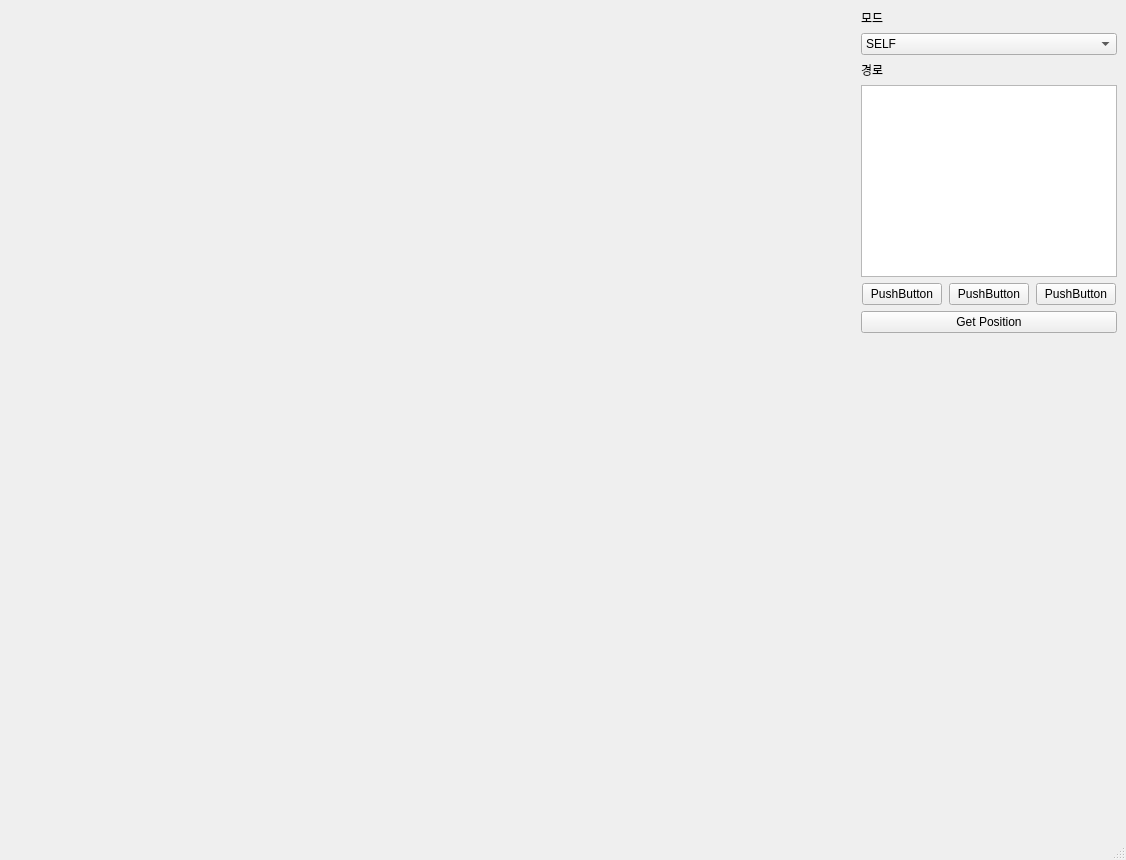
<?xml version="1.0" encoding="UTF-8"?>
<ui version="4.0">
 <class>MainWindow</class>
 <widget class="QMainWindow" name="MainWindow">
  <property name="geometry">
   <rect>
    <x>0</x>
    <y>0</y>
    <width>1126</width>
    <height>860</height>
   </rect>
  </property>
  <property name="windowTitle">
   <string>MainWindow</string>
  </property>
  <widget class="QWidget" name="centralwidget">
   <layout class="QGridLayout" name="gridLayout">
    <item row="0" column="0">
     <layout class="QHBoxLayout" name="Outer_Layout" stretch="8,2">
      <item>
       <layout class="QVBoxLayout" name="Folium"/>
      </item>
      <item>
       <layout class="QVBoxLayout" name="verticalLayout_2">
        <item>
         <widget class="QLabel" name="label">
          <property name="sizePolicy">
           <sizepolicy hsizetype="Preferred" vsizetype="Fixed">
            <horstretch>0</horstretch>
            <verstretch>0</verstretch>
           </sizepolicy>
          </property>
          <property name="text">
           <string>모드</string>
          </property>
         </widget>
        </item>
        <item>
         <widget class="QComboBox" name="comboBox">
          <item>
           <property name="text">
            <string>SELF</string>
           </property>
          </item>
          <item>
           <property name="text">
            <string>AUTO</string>
           </property>
          </item>
         </widget>
        </item>
        <item>
         <widget class="QLabel" name="label_2">
          <property name="sizePolicy">
           <sizepolicy hsizetype="Preferred" vsizetype="Fixed">
            <horstretch>0</horstretch>
            <verstretch>0</verstretch>
           </sizepolicy>
          </property>
          <property name="text">
           <string>경로</string>
          </property>
         </widget>
        </item>
        <item>
         <widget class="QListView" name="listView">
          <property name="sizePolicy">
           <sizepolicy hsizetype="Minimum" vsizetype="Fixed">
            <horstretch>0</horstretch>
            <verstretch>0</verstretch>
           </sizepolicy>
          </property>
         </widget>
        </item>
        <item>
         <layout class="QHBoxLayout" name="horizontalLayout">
          <item>
           <widget class="QPushButton" name="pushButton_2">
            <property name="sizePolicy">
             <sizepolicy hsizetype="Fixed" vsizetype="Fixed">
              <horstretch>0</horstretch>
              <verstretch>0</verstretch>
             </sizepolicy>
            </property>
            <property name="text">
             <string>PushButton</string>
            </property>
           </widget>
          </item>
          <item>
           <widget class="QPushButton" name="pushButton_3">
            <property name="sizePolicy">
             <sizepolicy hsizetype="Fixed" vsizetype="Fixed">
              <horstretch>0</horstretch>
              <verstretch>0</verstretch>
             </sizepolicy>
            </property>
            <property name="text">
             <string>PushButton</string>
            </property>
           </widget>
          </item>
          <item>
           <widget class="QPushButton" name="pushButton">
            <property name="sizePolicy">
             <sizepolicy hsizetype="Fixed" vsizetype="Fixed">
              <horstretch>0</horstretch>
              <verstretch>0</verstretch>
             </sizepolicy>
            </property>
            <property name="text">
             <string>PushButton</string>
            </property>
           </widget>
          </item>
         </layout>
        </item>
        <item>
         <widget class="QPushButton" name="btn_getposition">
          <property name="text">
           <string>Get Position</string>
          </property>
         </widget>
        </item>
        <item>
         <spacer name="verticalSpacer">
          <property name="orientation">
           <enum>Qt::Vertical</enum>
          </property>
          <property name="sizeHint" stdset="0">
           <size>
            <width>20</width>
            <height>40</height>
           </size>
          </property>
         </spacer>
        </item>
       </layout>
      </item>
     </layout>
    </item>
   </layout>
  </widget>
  <widget class="QMenuBar" name="menubar">
   <property name="geometry">
    <rect>
     <x>0</x>
     <y>0</y>
     <width>1126</width>
     <height>21</height>
    </rect>
   </property>
  </widget>
  <widget class="QStatusBar" name="statusbar"/>
 </widget>
 <resources/>
 <connections>
  <connection>
   <sender>btn_getposition</sender>
   <signal>clicked()</signal>
   <receiver>MainWindow</receiver>
   <slot>GetPosition()</slot>
   <hints>
    <hint type="sourcelabel">
     <x>940</x>
     <y>336</y>
    </hint>
    <hint type="destinationlabel">
     <x>1116</x>
     <y>836</y>
    </hint>
   </hints>
  </connection>
 </connections>
 <slots>
  <slot>GetPosition()</slot>
 </slots>
</ui>
